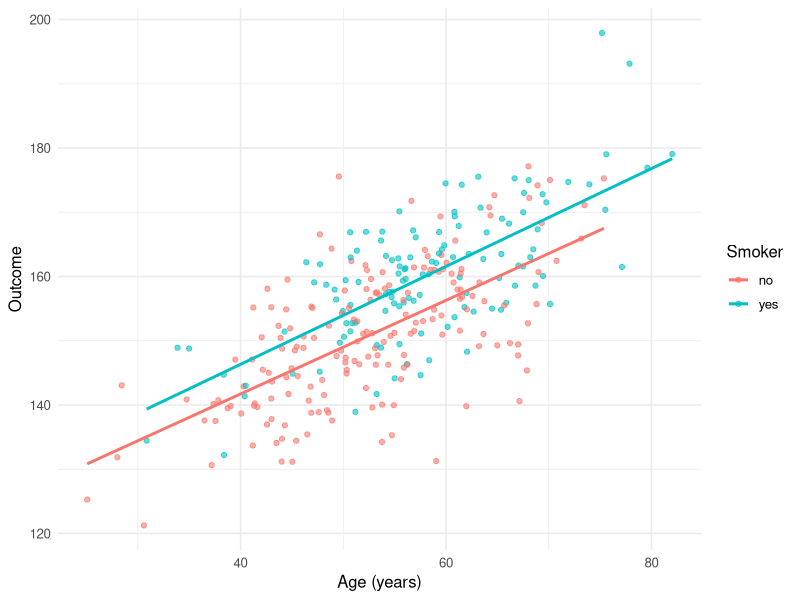
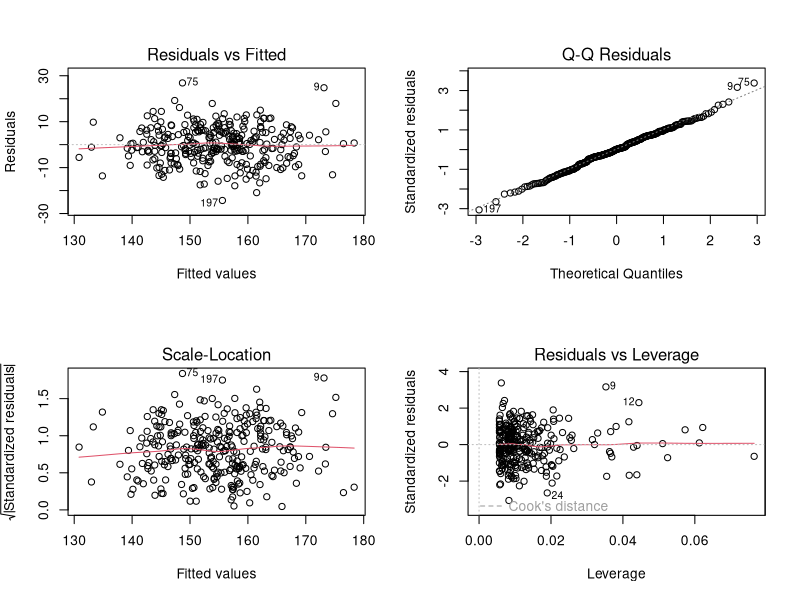

Generate these figures, in order, with R:
# ============================================================
# Biostatistics Courses
# Course 2 — Week 1, Session 3: Multiple regression, confounding,
# interaction, and centring
# ============================================================

# --- 0. Setup --------------------------------------------------
library(tidyverse)
library(broom)
set.seed(42)
theme_set(theme_minimal(base_size = 12))

# --- 1. Hypothesis / Goal --------------------------------------
# Show how adjustment and centring change the reading of a coefficient.

# --- 2. Data ---------------------------------------------------
n <- 300
age <- rnorm(n, 55, 10)
smoker <- rbinom(n, 1, plogis(-3 + 0.05 * age))
y <- 120 + 0.6 * age + 5 * smoker + 0.2 * smoker * (age - mean(age)) +
  rnorm(n, 0, 8)
dat <- tibble(age, smoker = factor(smoker, labels = c("no", "yes")), y)

# --- 3. Visualise ----------------------------------------------
p <- ggplot(dat, aes(age, y, colour = smoker)) +
  geom_point(alpha = 0.6) +
  geom_smooth(method = "lm", se = FALSE) +
  labs(x = "Age (years)", y = "Outcome", colour = "Smoker")
print(p)

# --- 4. Assumptions --------------------------------------------
fit_full <- lm(y ~ age * smoker, data = dat)
par(mfrow = c(2, 2)); plot(fit_full); par(mfrow = c(1, 1))

# --- 5. Conduct / Fit ------------------------------------------
crude    <- lm(y ~ smoker, data = dat)
adjusted <- lm(y ~ smoker + age, data = dat)
inter    <- lm(y ~ smoker * age, data = dat)
print(tidy(crude, conf.int = TRUE))
print(tidy(adjusted, conf.int = TRUE))
print(tidy(inter, conf.int = TRUE))

dat_c <- dat |> mutate(age_c = age - mean(age))
inter_c <- lm(y ~ smoker * age_c, data = dat_c)
print(tidy(inter_c, conf.int = TRUE))

# --- 6. Report -------------------------------------------------
cat(sprintf("Centred smoker effect at mean age: %.2f\n",
            coef(inter_c)["smokeryes"]))
